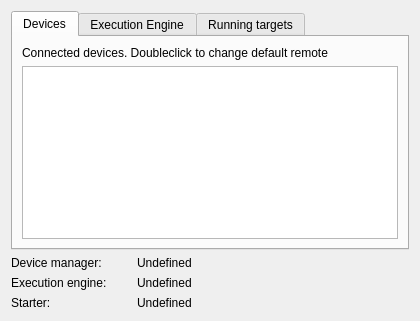
<ui version="4.0" >
 <class>MainWindow</class>
 <widget class="QWidget" name="MainWindow" >
  <property name="geometry" >
   <rect>
    <x>0</x>
    <y>0</y>
    <width>420</width>
    <height>321</height>
   </rect>
  </property>
  <property name="minimumSize" >
   <size>
    <width>420</width>
    <height>250</height>
   </size>
  </property>
  <property name="windowTitle" >
   <string>Form</string>
  </property>
  <layout class="QVBoxLayout" name="verticalLayout" >
   <item>
    <widget class="QTabWidget" name="tabWidget" >
     <property name="tabPosition" >
      <enum>QTabWidget::North</enum>
     </property>
     <property name="tabShape" >
      <enum>QTabWidget::Rounded</enum>
     </property>
     <property name="currentIndex" >
      <number>0</number>
     </property>
     <widget class="QWidget" name="tabDeviceManager" >
      <attribute name="title" >
       <string>Devices</string>
      </attribute>
      <layout class="QVBoxLayout" name="verticalLayout_3" >
       <item>
        <widget class="QLabel" name="label_6" >
         <property name="text" >
          <string>Connected devices. Doubleclick to change default remote</string>
         </property>
        </widget>
       </item>
       <item>
        <widget class="QListView" name="viewDeviceList" />
       </item>
      </layout>
     </widget>
     <widget class="QWidget" name="tabExecution" >
      <attribute name="title" >
       <string>Execution Engine</string>
      </attribute>
      <layout class="QVBoxLayout" name="verticalLayout_5" >
       <item>
        <widget class="QLabel" name="label_2" >
         <property name="text" >
          <string>Application profiles loaded by the execution engine</string>
         </property>
        </widget>
       </item>
       <item>
        <widget class="QTreeView" name="viewExecution" />
       </item>
      </layout>
     </widget>
     <widget class="QWidget" name="Seite" >
      <attribute name="title" >
       <string>Running targets</string>
      </attribute>
      <layout class="QVBoxLayout" name="verticalLayout_2" >
       <item>
        <widget class="QLabel" name="label_3" >
         <property name="text" >
          <string>&lt;!DOCTYPE HTML PUBLIC "-//W3C//DTD HTML 4.0//EN" "http://www.w3.org/TR/REC-html40/strict.dtd">
&lt;html>&lt;head>&lt;meta name="qrichtext" content="1" />&lt;style type="text/css">
p, li { white-space: pre-wrap; }
&lt;/style>&lt;/head>&lt;body style=" font-family:'DejaVu Sans'; font-size:10pt; font-weight:400; font-style:normal;">
&lt;table border="0" style="-qt-table-type: root; margin-top:3px; margin-bottom:3px; margin-left:4px; margin-right:4px;">
&lt;tr>
&lt;td style="border: none;">
&lt;p style=" margin-top:0px; margin-bottom:0px; margin-left:0px; margin-right:0px; -qt-block-indent:0; text-indent:0px;">Applications on the bus that you want to control&lt;/p>&lt;/td>&lt;/tr>&lt;/table>&lt;/body>&lt;/html></string>
         </property>
         <property name="wordWrap" >
          <bool>true</bool>
         </property>
        </widget>
       </item>
       <item>
        <widget class="QListView" name="viewTargetList" />
       </item>
      </layout>
     </widget>
    </widget>
   </item>
   <item>
    <layout class="QGridLayout" name="gridLayout_2" >
     <item row="0" column="0" >
      <widget class="QLabel" name="label_4" >
       <property name="sizePolicy" >
        <sizepolicy vsizetype="Preferred" hsizetype="Fixed" >
         <horstretch>0</horstretch>
         <verstretch>0</verstretch>
        </sizepolicy>
       </property>
       <property name="minimumSize" >
        <size>
         <width>120</width>
         <height>0</height>
        </size>
       </property>
       <property name="text" >
        <string>Device manager:</string>
       </property>
       <property name="textFormat" >
        <enum>Qt::PlainText</enum>
       </property>
      </widget>
     </item>
     <item row="0" column="1" >
      <widget class="QLabel" name="lblDevManState" >
       <property name="sizePolicy" >
        <sizepolicy vsizetype="Preferred" hsizetype="Expanding" >
         <horstretch>0</horstretch>
         <verstretch>0</verstretch>
        </sizepolicy>
       </property>
       <property name="toolTip" >
        <string>If lirid is offline then it does not necessarly mean something bad.
You may just not have plugged in any supported device.
You can find a list of installed drivers in the drivers tab.</string>
       </property>
       <property name="styleSheet" >
        <string notr="true" >QLabel#lirid_state {color: rgb(255, 0, 0); }</string>
       </property>
       <property name="text" >
        <string>Undefined</string>
       </property>
       <property name="textFormat" >
        <enum>Qt::PlainText</enum>
       </property>
       <property name="alignment" >
        <set>Qt::AlignLeading|Qt::AlignLeft|Qt::AlignVCenter</set>
       </property>
      </widget>
     </item>
     <item row="2" column="0" >
      <widget class="QLabel" name="label_5" >
       <property name="sizePolicy" >
        <sizepolicy vsizetype="Preferred" hsizetype="Fixed" >
         <horstretch>0</horstretch>
         <verstretch>0</verstretch>
        </sizepolicy>
       </property>
       <property name="toolTip" >
        <string>&lt;!DOCTYPE HTML PUBLIC "-//W3C//DTD HTML 4.0//EN" "http://www.w3.org/TR/REC-html40/strict.dtd">
&lt;html>&lt;head>&lt;meta name="qrichtext" content="1" />&lt;style type="text/css">
p, li { white-space: pre-wrap; }
&lt;/style>&lt;/head>&lt;body style=" font-family:'Dustismo Roman'; font-size:10pt; font-weight:400; font-style:normal;">
&lt;p style=" margin-top:0px; margin-bottom:0px; margin-left:0px; margin-right:0px; -qt-block-indent:0; text-indent:0px;">Last hal callout:&lt;br />This mechanism is important for starting the device manager&lt;/p>
&lt;p style=" margin-top:0px; margin-bottom:0px; margin-left:0px; margin-right:0px; -qt-block-indent:0; text-indent:0px;">if it is not already running and you plug in a supported receiver.&lt;/p>&lt;/body>&lt;/html></string>
       </property>
       <property name="text" >
        <string>Starter:</string>
       </property>
       <property name="textFormat" >
        <enum>Qt::PlainText</enum>
       </property>
      </widget>
     </item>
     <item row="2" column="1" >
      <widget class="QLabel" name="lblDevManLastCallout" >
       <property name="sizePolicy" >
        <sizepolicy vsizetype="Preferred" hsizetype="Preferred" >
         <horstretch>0</horstretch>
         <verstretch>0</verstretch>
        </sizepolicy>
       </property>
       <property name="toolTip" >
        <string>&lt;!DOCTYPE HTML PUBLIC "-//W3C//DTD HTML 4.0//EN" "http://www.w3.org/TR/REC-html40/strict.dtd">
&lt;html>&lt;head>&lt;meta name="qrichtext" content="1" />&lt;style type="text/css">
p, li { white-space: pre-wrap; }
&lt;/style>&lt;/head>&lt;body style=" font-family:'DejaVu Sans'; font-size:10pt; font-weight:400; font-style:normal;">
&lt;table style="-qt-table-type: root; margin-top:3px; margin-bottom:3px; margin-left:4px; margin-right:4px;">
&lt;tr>
&lt;td style="border: none;">
&lt;p style=" margin-top:0px; margin-bottom:0px; margin-left:0px; margin-right:0px; -qt-block-indent:0; text-indent:0px;">Hardware Abstraction Layer helper application that&lt;/p>
&lt;p style=" margin-top:0px; margin-bottom:0px; margin-left:0px; margin-right:0px; -qt-block-indent:0; text-indent:0px;">starts the device manager if devices are plugged in.&lt;/p>&lt;/td>&lt;/tr>&lt;/table>&lt;/body>&lt;/html></string>
       </property>
       <property name="styleSheet" >
        <string notr="true" >QLabel#lirid_state {color: rgb(255, 0, 0); }</string>
       </property>
       <property name="text" >
        <string>Undefined</string>
       </property>
       <property name="textFormat" >
        <enum>Qt::PlainText</enum>
       </property>
       <property name="alignment" >
        <set>Qt::AlignLeading|Qt::AlignLeft|Qt::AlignVCenter</set>
       </property>
      </widget>
     </item>
     <item row="1" column="0" >
      <widget class="QLabel" name="label_8" >
       <property name="sizePolicy" >
        <sizepolicy vsizetype="Preferred" hsizetype="Fixed" >
         <horstretch>0</horstretch>
         <verstretch>0</verstretch>
        </sizepolicy>
       </property>
       <property name="text" >
        <string>Execution engine:</string>
       </property>
       <property name="textFormat" >
        <enum>Qt::PlainText</enum>
       </property>
      </widget>
     </item>
     <item row="1" column="1" >
      <widget class="QLabel" name="lblExecutionState" >
       <property name="sizePolicy" >
        <sizepolicy vsizetype="Preferred" hsizetype="Expanding" >
         <horstretch>0</horstretch>
         <verstretch>0</verstretch>
        </sizepolicy>
       </property>
       <property name="toolTip" >
        <string>&lt;!DOCTYPE HTML PUBLIC "-//W3C//DTD HTML 4.0//EN" "http://www.w3.org/TR/REC-html40/strict.dtd">
&lt;html>&lt;head>&lt;meta name="qrichtext" content="1" />&lt;style type="text/css">
p, li { white-space: pre-wrap; }
&lt;/style>&lt;/head>&lt;body style=" font-family:'DejaVu Sans'; font-size:10pt; font-weight:400; font-style:normal;">
&lt;table border="0" style="-qt-table-type: root; margin-top:3px; margin-bottom:3px; margin-left:4px; margin-right:4px;">
&lt;tr>
&lt;td style="border: none;">
&lt;p style=" margin-top:0px; margin-bottom:0px; margin-left:0px; margin-right:0px; -qt-block-indent:0; text-indent:0px;">Running in the context of this user. Executes commands on key presses.&lt;/p>&lt;/td>&lt;/tr>&lt;/table>&lt;/body>&lt;/html></string>
       </property>
       <property name="styleSheet" >
        <string notr="true" >QLabel#lirid_state {color: rgb(255, 0, 0); }</string>
       </property>
       <property name="text" >
        <string>Undefined</string>
       </property>
       <property name="textFormat" >
        <enum>Qt::PlainText</enum>
       </property>
       <property name="alignment" >
        <set>Qt::AlignLeading|Qt::AlignLeft|Qt::AlignVCenter</set>
       </property>
      </widget>
     </item>
    </layout>
   </item>
  </layout>
 </widget>
 <resources/>
 <connections/>
</ui>
